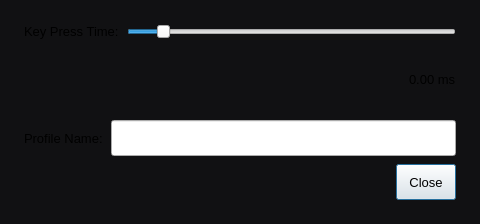
<?xml version="1.0" encoding="UTF-8"?>
<ui version="4.0">
 <class>ExtraProfileSettingsDialog</class>
 <widget class="QDialog" name="ExtraProfileSettingsDialog">
  <property name="styleSheet"><string>QWidget { font-family: &quot;Geist&quot;; font-size: 13px; font-weight: 400; }
QDialog { background: #111113; }
QPushButton, QToolButton { min-height: 24px; padding: 5px 12px; }
QComboBox, QLineEdit, QSpinBox, QDoubleSpinBox { min-height: 24px; padding-top: 5px; padding-bottom: 5px; }
QSpinBox { min-width: 96px; }
QGroupBox { padding: 16px; margin-top: 16px; }
QGroupBox::title { color: #b8b8bf; left: 16px; }
QLabel:disabled, QCheckBox:disabled { color: #67676f; }
QDialogButtonBox { border: none; padding-top: 8px; }
QTextBrowser, QPlainTextEdit { background: #19191c; border: 1px solid #303036; border-radius: 8px; padding: 16px; color: #eeeeef; selection-background-color: #505058; }
QLabel#titleLabel { font-size: 24px; }
QLabel#versionLabel, QLabel#copyrightLabel { color: #a0a0a8; }
QLabel#steps { color: #b8b8bf; padding: 16px; background: #19191c; border: 1px solid #303036; border-radius: 8px; }
QStackedWidget#statusStack { background: #19191c; border: 1px solid #303036; border-radius: 8px; }
QFrame[frameShape="4"], QFrame[frameShape="5"] { color: #29292d; background: #29292d; max-height: 1px; border: none; }
QTableWidget { background: #19191c; border: 1px solid #303036; gridline-color: #29292d; }
QHeaderView::section { background: #242427; color: #b8b8bf; padding: 8px; border: none; }
</string></property>
  <property name="geometry">
   <rect>
    <x>0</x>
    <y>0</y>
    <width>480</width>
    <height>224</height>
   </rect>
  </property>
  <property name="minimumSize">
   <size>
    <width>480</width>
    <height>224</height>
   </size>
  </property>
  <property name="windowTitle">
   <string>Extra Profile Settings</string>
  </property>
  <property name="modal">
   <bool>true</bool>
  </property>
  <layout class="QVBoxLayout" name="verticalLayout_2">

<property name="leftMargin"><number>24</number></property>
<property name="topMargin"><number>24</number></property>
<property name="rightMargin"><number>24</number></property>
<property name="bottomMargin"><number>24</number></property>
<property name="spacing"><number>8</number></property>
<item>
    <layout class="QVBoxLayout" name="verticalLayout">

<property name="leftMargin"><number>0</number></property>
<property name="topMargin"><number>0</number></property>
<property name="rightMargin"><number>0</number></property>
<property name="bottomMargin"><number>0</number></property>
<property name="spacing"><number>8</number></property>
<item>
      <layout class="QHBoxLayout" name="horizontalLayout">

<property name="leftMargin"><number>0</number></property>
<property name="topMargin"><number>0</number></property>
<property name="rightMargin"><number>0</number></property>
<property name="bottomMargin"><number>0</number></property>
<property name="spacing"><number>8</number></property>
<item>
        <widget class="QLabel" name="sliderLabel">
         <property name="text">
          <string>Key Press Time:</string>
         </property>
        </widget>
       </item>
       <item>
        <widget class="QSlider" name="keyPressHorizontalSlider">
         <property name="minimum">
          <number>1</number>
         </property>
         <property name="maximum">
          <number>100</number>
         </property>
         <property name="value">
          <number>10</number>
         </property>
         <property name="orientation">
          <enum>Qt::Horizontal</enum>
         </property>
        </widget>
       </item>
      </layout>
     </item>
     <item alignment="Qt::AlignRight">
      <widget class="QLabel" name="pressValueLabel">
       <property name="text">
        <string>0.00 ms</string>
       </property>
      </widget>
     </item>
    </layout>
   </item>
   <item>
    <layout class="QHBoxLayout" name="horizontalLayout_2">

<property name="leftMargin"><number>0</number></property>
<property name="topMargin"><number>0</number></property>
<property name="rightMargin"><number>0</number></property>
<property name="bottomMargin"><number>0</number></property>
<property name="spacing"><number>8</number></property>
<item>
      <widget class="QLabel" name="profileNameLabel">
       <property name="text">
        <string>Profile Name:</string>
       </property>
      </widget>
     </item>
     <item>
      <widget class="QLineEdit" name="profileNameLineEdit">
       <property name="maxLength">
        <number>50</number>
       </property>
      </widget>
     </item>
    </layout>
   </item>

   <item>
    <widget class="QDialogButtonBox" name="buttonBox">
     <property name="orientation">
      <enum>Qt::Horizontal</enum>
     </property>
     <property name="standardButtons">
      <set>QDialogButtonBox::Close</set>
     </property>
    </widget>
   </item>
  </layout>
 </widget>
 <resources/>
 <connections>
  <connection>
   <sender>buttonBox</sender>
   <signal>accepted()</signal>
   <receiver>ExtraProfileSettingsDialog</receiver>
   <slot>accept()</slot>
   <hints>
    <hint type="sourcelabel">
     <x>248</x>
     <y>254</y>
    </hint>
    <hint type="destinationlabel">
     <x>157</x>
     <y>274</y>
    </hint>
   </hints>
  </connection>
  <connection>
   <sender>buttonBox</sender>
   <signal>rejected()</signal>
   <receiver>ExtraProfileSettingsDialog</receiver>
   <slot>reject()</slot>
   <hints>
    <hint type="sourcelabel">
     <x>316</x>
     <y>260</y>
    </hint>
    <hint type="destinationlabel">
     <x>286</x>
     <y>274</y>
    </hint>
   </hints>
  </connection>
 </connections>
</ui>
